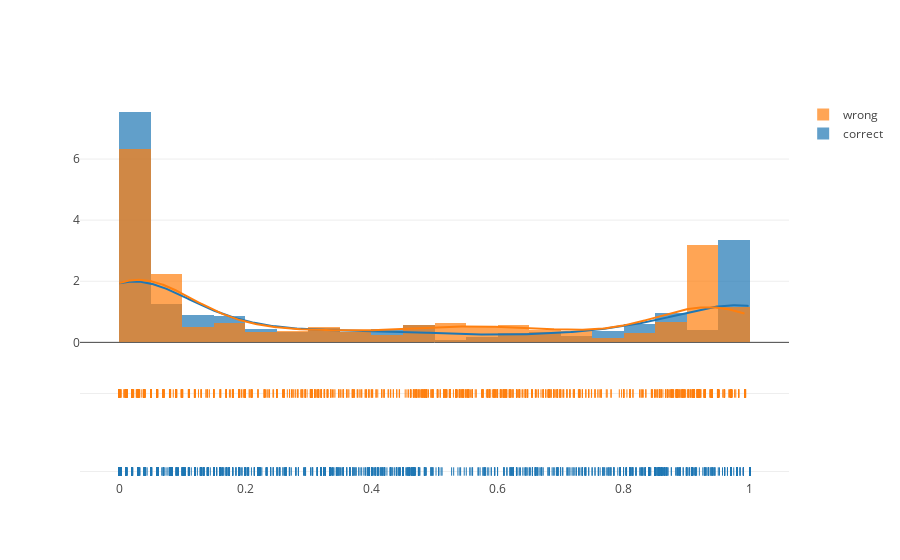

The notebook cell this image was saved under:
### Code cell
group_labels = ['correct', 'wrong']
hist_data = [correct_probs[:,1], wrong_probs[:,1]]
fig = ff.create_distplot(hist_data, group_labels, bin_size=.05)
#layout = go.Layout(title='Sitting')
#fig.layout = layout
iplot(fig)

### Figure 1 — Plotly figure (JSON) as saved in the notebook; plotly's stock layout.template omitted (floating-point values rounded to 4 significant figures; data arrays with more than 128 entries replaced by an {"elided": "..."} marker saying what was removed)
{"data": [{"autobinx": false, "histnorm": "probability density", "legendgroup": "correct", "marker": {"color": "rgb(31, 119, 180)"}, "name": "correct", "opacity": 0.7, "type": "histogram", "x": {"elided": "2830 float values"}, "xaxis": "x1", "xbins": {"end": 1, "size": 0.05, "start": 0}, "yaxis": "y1"}, {"autobinx": false, "histnorm": "probability density", "legendgroup": "wrong", "marker": {"color": "rgb(255, 127, 14)"}, "name": "wrong", "opacity": 0.7, "type": "histogram", "x": {"elided": "1986 float values"}, "xaxis": "x1", "xbins": {"end": 0.9936, "size": 0.05, "start": 0}, "yaxis": "y1"}, {"legendgroup": "correct", "marker": {"color": "rgb(31, 119, 180)"}, "mode": "lines", "name": "correct", "showlegend": false, "type": "scatter", "x": {"elided": "500 float values"}, "xaxis": "x1", "y": {"elided": "500 float values"}, "yaxis": "y1"}, {"legendgroup": "wrong", "marker": {"color": "rgb(255, 127, 14)"}, "mode": "lines", "name": "wrong", "showlegend": false, "type": "scatter", "x": {"elided": "500 float values"}, "xaxis": "x1", "y": {"elided": "500 float values"}, "yaxis": "y1"}, {"legendgroup": "correct", "marker": {"color": "rgb(31, 119, 180)", "symbol": "line-ns-open"}, "mode": "markers", "name": "correct", "showlegend": false, "text": null, "type": "scatter", "x": {"elided": "2830 float values"}, "xaxis": "x1", "y": {"elided": "2830 str values"}, "yaxis": "y2"}, {"legendgroup": "wrong", "marker": {"color": "rgb(255, 127, 14)", "symbol": "line-ns-open"}, "mode": "markers", "name": "wrong", "showlegend": false, "text": null, "type": "scatter", "x": {"elided": "1986 float values"}, "xaxis": "x1", "y": {"elided": "1986 str values"}, "yaxis": "y2"}], "layout": {"barmode": "overlay", "hovermode": "closest", "legend": {"traceorder": "reversed"}, "xaxis1": {"anchor": "y2", "domain": [0, 1], "zeroline": false}, "yaxis1": {"anchor": "free", "domain": [0.35, 1], "position": 0}, "yaxis2": {"anchor": "x1", "domain": [0, 0.25], "dtick": 1, "showticklabels": false}}}
